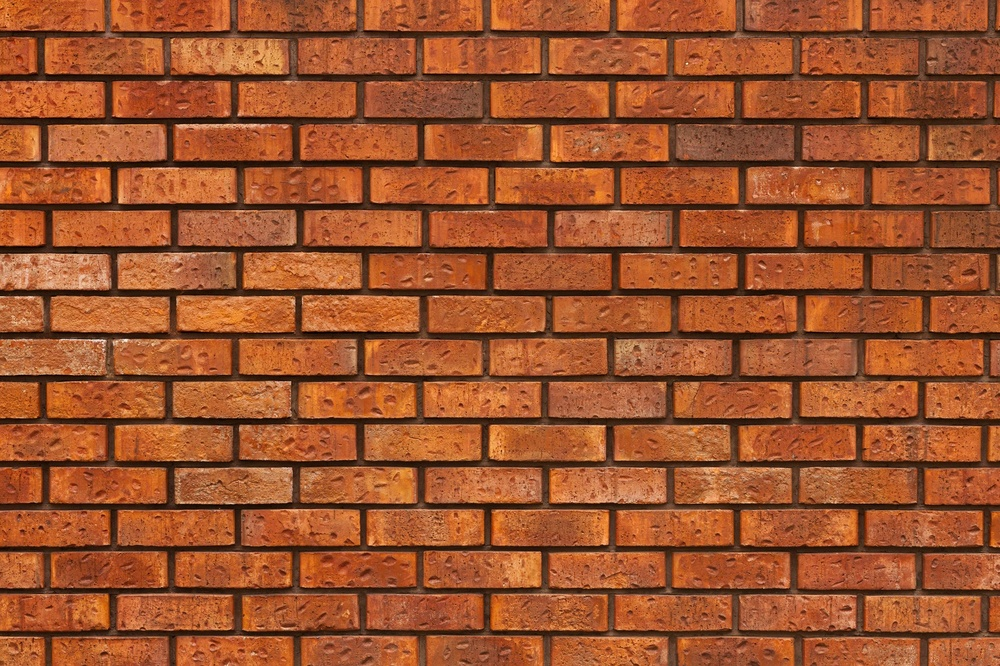
#> input picture Probabilidad/Imagenes/ladrillo.jpg, 1000 x 666 px, shrunk from 1946 x 1297 before the run, found by its file name
$ python 048_Texturas_y_sombras.py
#> lines starting #> are read from the running program, lines starting #| are printed output that depends on the picture; after the words box and inside, x2 and y2 are one past the last pixel; in counts of white or black regions, pixels touching at a corner belong together
import cv2
import numpy as np
import matplotlib.pyplot as plt
from skimage.feature import local_binary_pattern

# Función para cargar una imagen en escala de grises
def cargar_imagen(ruta):
    """
    Carga una imagen desde la ruta especificada y la convierte a escala de grises.
    Si no se encuentra la imagen, lanza una excepción.

    """
#> called with ruta = 'Probabilidad/Imagenes/ladrillo.jpg'
    imagen = cv2.imread(ruta, cv2.IMREAD_GRAYSCALE)
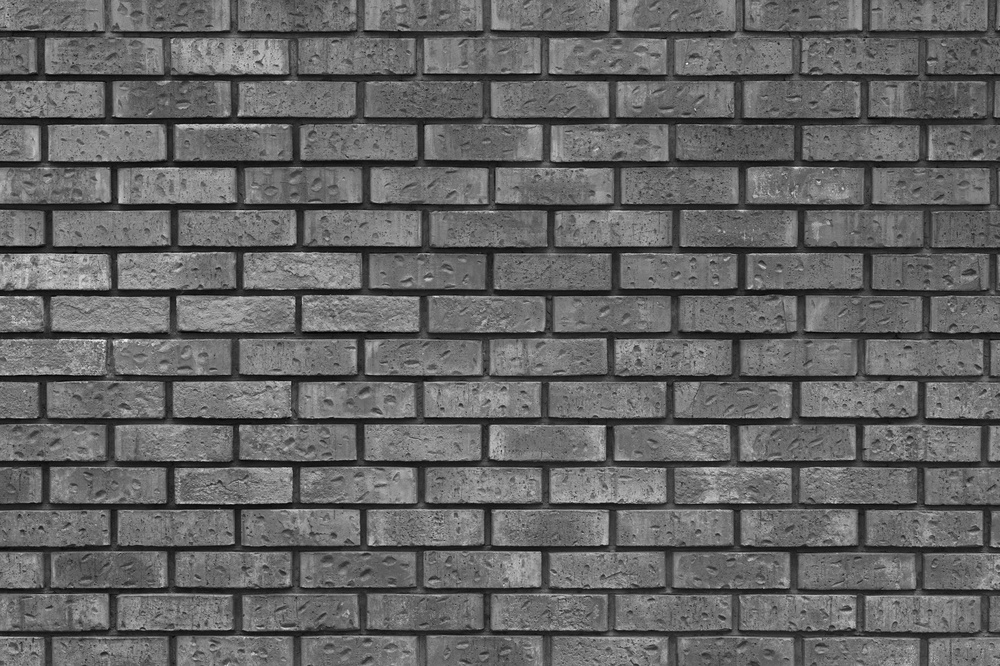
#> imagen: shape (666, 1000); min 0, max 250, mean 101.2
    if imagen is None:
        raise FileNotFoundError(f"No se pudo cargar la imagen en la ruta: {ruta}")
    return imagen

# Función para detectar texturas usando Local Binary Pattern (LBP)
def detectar_textura(imagen, puntos, radio):
    """
    Aplica el método Local Binary Pattern (LBP) para detectar texturas en la imagen.

    Parámetros:
        imagen (np.ndarray): Imagen en escala de grises.
        puntos (int): Número de puntos circulares para el cálculo de LBP.
        radio (int): Radio del círculo para el cálculo de LBP.

    Retorna:
        np.ndarray: Imagen procesada con LBP.
    """
#> called with puntos = 24, radio = 3
    return local_binary_pattern(imagen, puntos, radio, method='uniform')
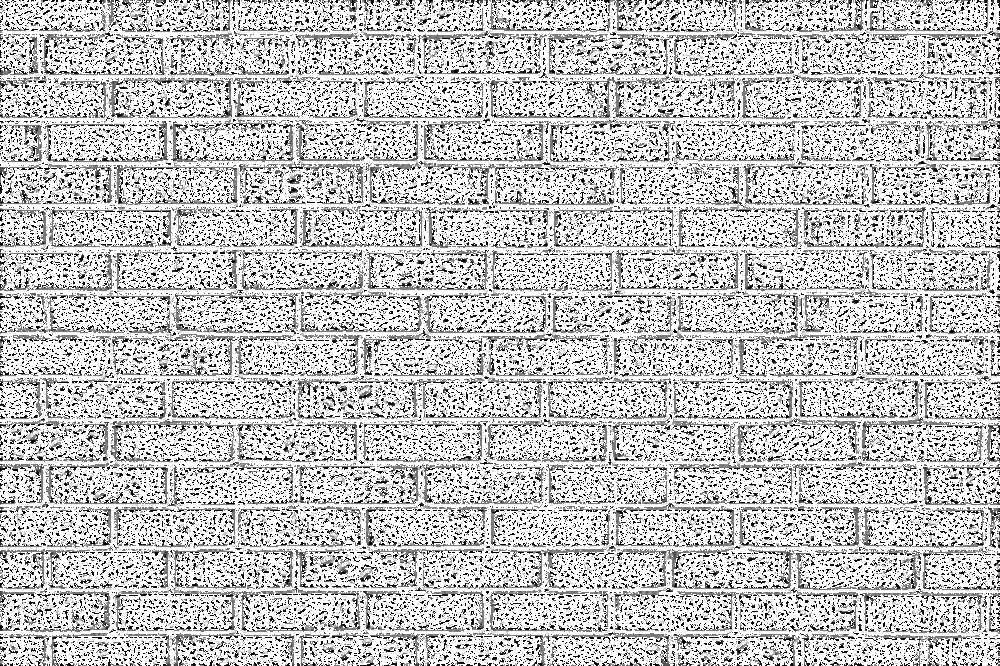
#> returned value: shape (666, 1000) float64; min 0, max 25, mean 19.1; drawn with min black and max white

# Función para detectar sombras en la imagen
def detectar_sombras(imagen, umbral):
    """
    Detecta sombras en la imagen aplicando un umbral binario inverso.

    Parámetros:
        imagen (np.ndarray): Imagen en escala de grises.
        umbral (int): Valor del umbral para la detección de sombras.

    Retorna:
        np.ndarray: Imagen binaria con las sombras detectadas.
    """
#> called with umbral = 70
    _, sombras = cv2.threshold(imagen, umbral, 255, cv2.THRESH_BINARY_INV)
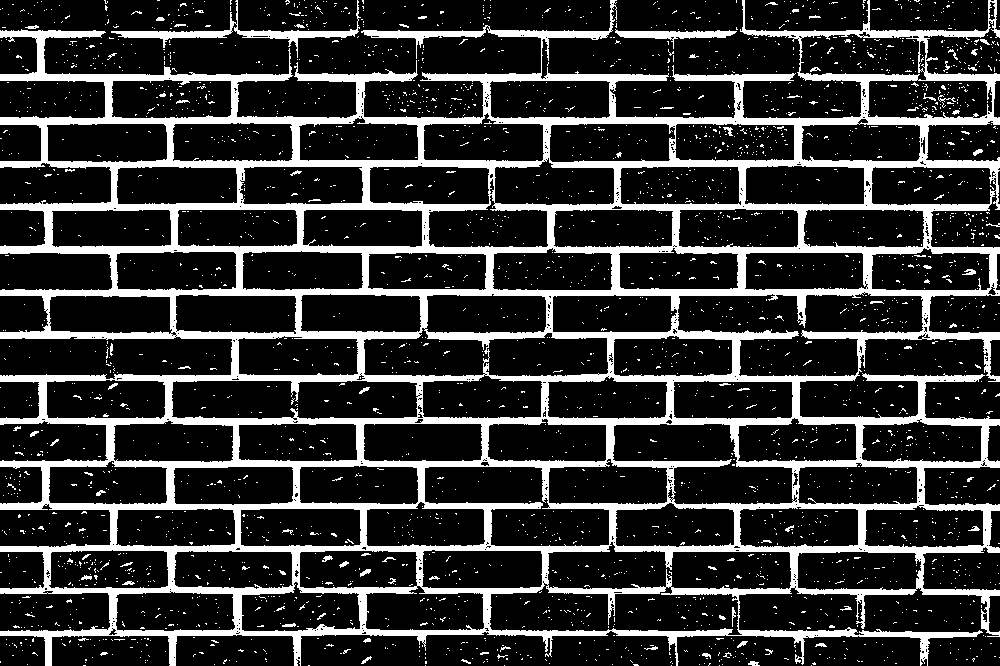
#> sombras: shape (666, 1000); 20.2% white; 2927 white regions (2844 under 20 px), largest, box (x1, y1, x2, y2) and area: (0, 0, 1000, 666) 121838, (111, 0, 361, 58) 1821, (615, 29, 737, 49) 814
    return sombras

# Función para mostrar los resultados de la detección
def mostrar_resultados(imagen, lbp, sombras):
    """
    Muestra la imagen original, la textura detectada (LBP) y las sombras detectadas.

    Parámetros:
        imagen (np.ndarray): Imagen original en escala de grises.
        lbp (np.ndarray): Imagen procesada con LBP.
        sombras (np.ndarray): Imagen binaria con las sombras detectadas.
    """
    plt.figure(figsize=(12, 4))

    # Mostrar la imagen original
    plt.subplot(1, 3, 1)
    plt.imshow(imagen, cmap='gray')
    plt.title('Imagen original')
    plt.axis('off')

    # Mostrar la textura detectada (LBP)
    plt.subplot(1, 3, 2)
    plt.imshow(lbp, cmap='gray')
    plt.title('Textura (LBP)')
    plt.axis('off')

    # Mostrar las sombras detectadas
    plt.subplot(1, 3, 3)
    plt.imshow(sombras, cmap='gray')
    plt.title('Sombras detectadas')
    plt.axis('off')

    # Ajustar el diseño y mostrar la figura
    plt.tight_layout()
    plt.show()
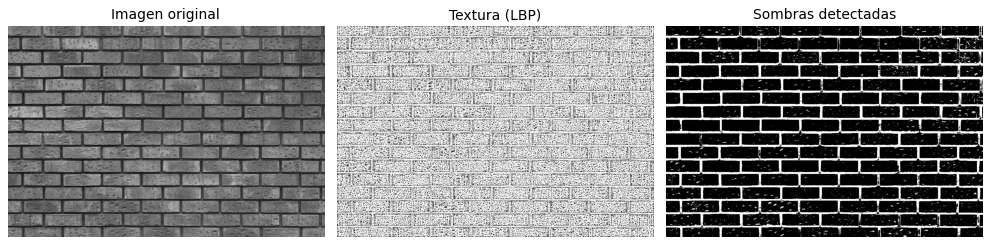
#> figure drawn by matplotlib, 3 panels

# Función para guardar los resultados en archivos
def guardar_resultados(lbp, sombras, ruta_lbp, ruta_sombras):
    """
    Guarda las imágenes procesadas (LBP y sombras) en archivos.

    Parámetros:
        lbp (np.ndarray): Imagen procesada con LBP.
        sombras (np.ndarray): Imagen binaria con las sombras detectadas.
        ruta_lbp (str): Ruta para guardar la imagen LBP.
        ruta_sombras (str): Ruta para guardar la imagen de sombras.
    """
#> called with ruta_lbp = 'lbp_resultado.jpg', ruta_sombras = 'sombras_resultado.jpg'
    cv2.imwrite(ruta_lbp, lbp.astype(np.uint8))  # Convertir LBP a uint8 antes de guardar
    cv2.imwrite(ruta_sombras, sombras)

# --------- Parámetros configurables ---------
# Ruta de la imagen de entrada
ruta_imagen = 'Probabilidad/Imagenes/ladrillo.jpg'

# Parámetros para el cálculo de LBP
puntos = 24  # Número de puntos circulares para LBP
radio = 3    # Radio del círculo para LBP

# Umbral para la detección de sombras
umbral_sombras = 70

# --------- Ejecución del algoritmo ---------
try:
    # Cargar la imagen desde la ruta especificada
    imagen = cargar_imagen(ruta_imagen)

    # Detectar texturas usando LBP
    lbp = detectar_textura(imagen, puntos, radio)

    # Detectar sombras aplicando un umbral
    sombras = detectar_sombras(imagen, umbral_sombras)

    # Mostrar los resultados en una ventana gráfica
    mostrar_resultados(imagen, lbp, sombras)

    # Guardar los resultados en archivos
    guardar_resultados(lbp, sombras, 'lbp_resultado.jpg', 'sombras_resultado.jpg')
    print("Resultados guardados: lbp_resultado.jpg, sombras_resultado.jpg")

except FileNotFoundError as e:
    # Manejo de errores si la imagen no se encuentra
    print(e)

$ run again, with Probabilidad/Imagenes/carretera.jpg copied over Probabilidad/Imagenes/ladrillo.jpg
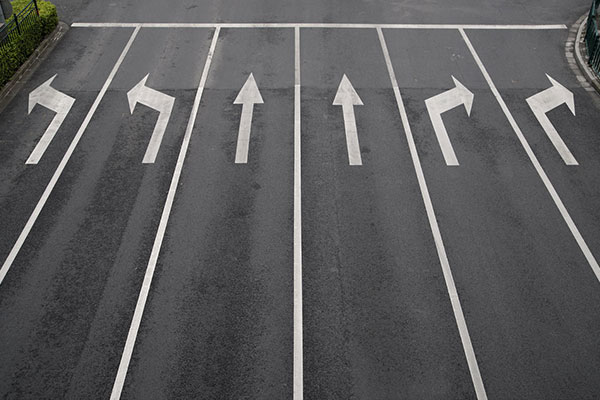
#> input picture Probabilidad/Imagenes/carretera.jpg, 600 x 400 px, found by its file name
#> in detectar_sombras, `_, sombras = cv2.threshold(imagen, umbral, 255, cv2.THRESH_BINARY_INV)`:
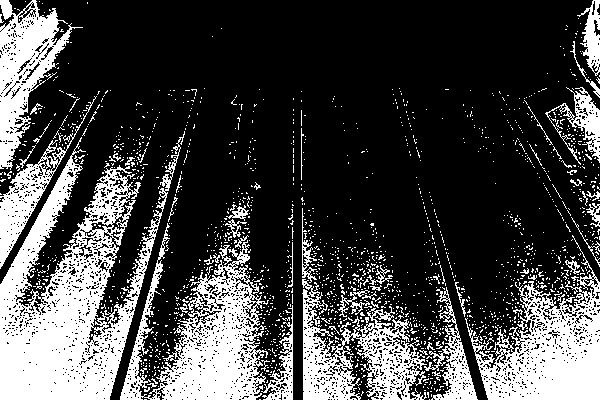
#> sombras: shape (400, 600); 27.3% white; 1777 white regions (1714 under 20 px), largest, box (x1, y1, x2, y2) and area: (0, 131, 185, 400) 19458, (120, 223, 269, 400) 10148, (465, 235, 600, 400) 9386
#> in mostrar_resultados, `plt.show()`:
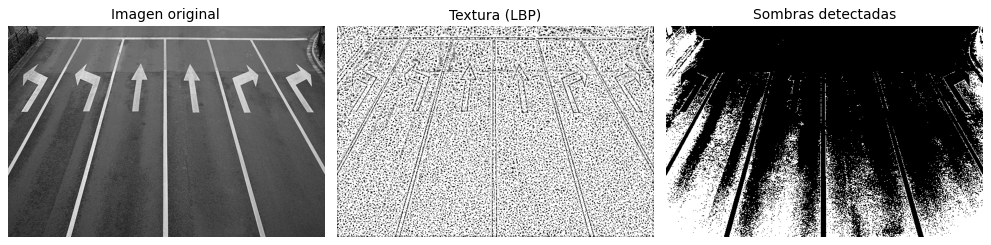
#> figure drawn by matplotlib, 3 panels
